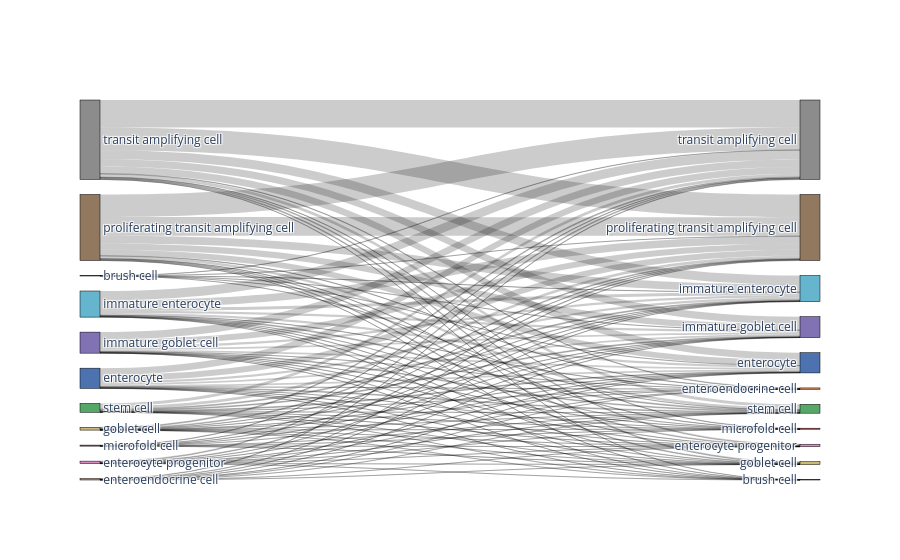
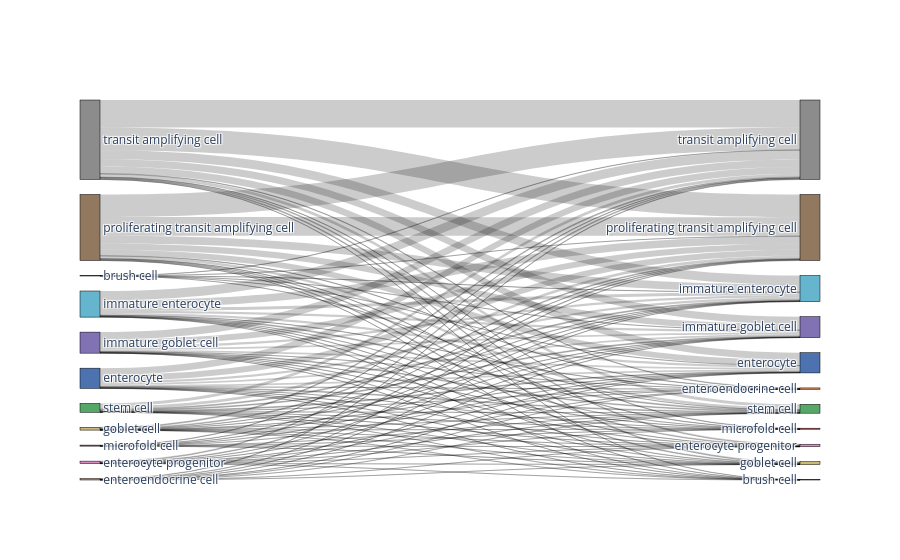

The notebook cell saved with these charts, in order:
### Code cell
# Compare to random assignment
import random
random.seed(1)
adata_predicted.obs['random_labeling'] = list(adata_predicted.obs[celltype_test].sample(frac=1))

bc.tl.report(
    adata_pred=adata_predicted,
    celltype=celltype_test, 
    method="compare_to_random_" + method, 
    analysis_name=analysis_name,
    train_datasets = adata_trains,
    test_dataset = adata_orig,
    merge = merge,
    name_prediction="random_labeling",
    name_report="compare_to_random_auto_annot", 
    use_raw=use_raw,
    remove_nonshared=False, 
    clustering='leiden', 
    asymmetric_matrix=True, 
    delimiter='\t', 
    verbose=True)

### Figure 1 — Plotly figure (JSON) as saved in the notebook; plotly's stock layout.template omitted (floating-point values rounded to 4 significant figures)
{"data": [{"link": {"source": [8, 8, 8, 8, 8, 8, 8, 8, 8, 8, 8, 2, 2, 2, 2, 2, 2, 2, 2, 2, 2, 2, 5, 5, 5, 5, 5, 5, 5, 5, 5, 5, 5, 10, 10, 10, 10, 10, 10, 10, 10, 10, 10, 10, 6, 6, 6, 6, 6, 6, 6, 6, 6, 6, 6, 1, 1, 1, 1, 1, 1, 1, 1, 1, 1, 1, 0, 0, 0, 0, 0, 0, 4, 4, 4, 4, 4, 4, 4, 4, 4, 4, 4, 9, 9, 9, 9, 9, 9, 9, 9, 9, 9, 9, 3, 3, 3, 3, 3, 3, 3, 3, 3, 7, 7, 7, 7, 7, 7, 7, 7, 7], "target": [19, 16, 21, 17, 12, 20, 13, 14, 15, 18, 11, 19, 16, 21, 17, 12, 20, 13, 14, 15, 18, 11, 19, 16, 21, 17, 12, 20, 13, 14, 15, 18, 11, 19, 16, 21, 17, 12, 20, 13, 14, 15, 18, 11, 19, 16, 21, 17, 12, 20, 13, 14, 15, 18, 11, 19, 16, 21, 17, 12, 20, 13, 14, 15, 18, 11, 19, 16, 21, 17, 12, 20, 19, 16, 21, 17, 12, 20, 13, 14, 15, 18, 11, 19, 16, 21, 17, 12, 20, 13, 14, 15, 18, 11, 19, 16, 21, 17, 12, 20, 13, 14, 15, 19, 16, 21, 17, 12, 20, 13, 15, 18], "value": [3771, 1550, 4512, 1227, 1196, 509, 141, 81, 157, 64, 29, 133, 59, 175, 34, 53, 20, 12, 2, 5, 3, 3, 1504, 596, 1882, 442, 444, 195, 46, 29, 68, 25, 5, 4582, 1791, 5493, 1484, 1380, 620, 181, 102, 192, 70, 34, 1221, 468, 1479, 393, 354, 164, 46, 24, 45, 16, 8, 1201, 445, 1387, 347, 362, 167, 46, 18, 53, 19, 14, 22, 9, 45, 9, 8, 5, 164, 57, 191, 58, 56, 18, 5, 2, 7, 2, 1, 510, 196, 607, 175, 162, 62, 15, 16, 27, 7, 4, 76, 36, 83, 37, 23, 11, 4, 3, 4, 53, 29, 75, 12, 21, 10, 3, 3, 1]}, "node": {"color": ["#4c72b0", "#4c72b0", "#da8bc3", "#dd8452", "#ccb974", "#64b5cd", "#8172b3", "#c44e52", "#937860", "#55a868", "#8c8c8c", "#4c72b0", "#4c72b0", "#da8bc3", "#dd8452", "#ccb974", "#64b5cd", "#8172b3", "#c44e52", "#937860", "#55a868", "#8c8c8c"], "label": ["brush cell", "enterocyte", "enterocyte progenitor", "enteroendocrine cell", "goblet cell", "immature enterocyte", "immature goblet cell", "microfold cell", "proliferating transit amplifying cell", "stem cell", "transit amplifying cell", "brush cell", "enterocyte", "enterocyte progenitor", "enteroendocrine cell", "goblet cell", "immature enterocyte", "immature goblet cell", "microfold cell", "proliferating transit amplifying cell", "stem cell", "transit amplifying cell"], "line": {"color": "black", "width": 0.5}, "pad": 15, "thickness": 20}, "type": "sankey"}], "layout": {}}

### Figure 2 — Plotly figure (JSON) as saved in the notebook; plotly's stock layout.template omitted (floating-point values rounded to 4 significant figures)
{"data": [{"link": {"source": [8, 8, 8, 8, 8, 8, 8, 8, 8, 8, 8, 2, 2, 2, 2, 2, 2, 2, 2, 2, 2, 2, 5, 5, 5, 5, 5, 5, 5, 5, 5, 5, 5, 10, 10, 10, 10, 10, 10, 10, 10, 10, 10, 10, 6, 6, 6, 6, 6, 6, 6, 6, 6, 6, 6, 1, 1, 1, 1, 1, 1, 1, 1, 1, 1, 1, 0, 0, 0, 0, 0, 0, 4, 4, 4, 4, 4, 4, 4, 4, 4, 4, 4, 9, 9, 9, 9, 9, 9, 9, 9, 9, 9, 9, 3, 3, 3, 3, 3, 3, 3, 3, 3, 7, 7, 7, 7, 7, 7, 7, 7, 7], "target": [19, 16, 21, 17, 12, 20, 13, 14, 15, 18, 11, 19, 16, 21, 17, 12, 20, 13, 14, 15, 18, 11, 19, 16, 21, 17, 12, 20, 13, 14, 15, 18, 11, 19, 16, 21, 17, 12, 20, 13, 14, 15, 18, 11, 19, 16, 21, 17, 12, 20, 13, 14, 15, 18, 11, 19, 16, 21, 17, 12, 20, 13, 14, 15, 18, 11, 19, 16, 21, 17, 12, 20, 19, 16, 21, 17, 12, 20, 13, 14, 15, 18, 11, 19, 16, 21, 17, 12, 20, 13, 14, 15, 18, 11, 19, 16, 21, 17, 12, 20, 13, 14, 15, 19, 16, 21, 17, 12, 20, 13, 15, 18], "value": [3771, 1550, 4512, 1227, 1196, 509, 141, 81, 157, 64, 29, 133, 59, 175, 34, 53, 20, 12, 2, 5, 3, 3, 1504, 596, 1882, 442, 444, 195, 46, 29, 68, 25, 5, 4582, 1791, 5493, 1484, 1380, 620, 181, 102, 192, 70, 34, 1221, 468, 1479, 393, 354, 164, 46, 24, 45, 16, 8, 1201, 445, 1387, 347, 362, 167, 46, 18, 53, 19, 14, 22, 9, 45, 9, 8, 5, 164, 57, 191, 58, 56, 18, 5, 2, 7, 2, 1, 510, 196, 607, 175, 162, 62, 15, 16, 27, 7, 4, 76, 36, 83, 37, 23, 11, 4, 3, 4, 53, 29, 75, 12, 21, 10, 3, 3, 1]}, "node": {"color": ["#4c72b0", "#4c72b0", "#da8bc3", "#dd8452", "#ccb974", "#64b5cd", "#8172b3", "#c44e52", "#937860", "#55a868", "#8c8c8c", "#4c72b0", "#4c72b0", "#da8bc3", "#dd8452", "#ccb974", "#64b5cd", "#8172b3", "#c44e52", "#937860", "#55a868", "#8c8c8c"], "label": ["brush cell", "enterocyte", "enterocyte progenitor", "enteroendocrine cell", "goblet cell", "immature enterocyte", "immature goblet cell", "microfold cell", "proliferating transit amplifying cell", "stem cell", "transit amplifying cell", "brush cell", "enterocyte", "enterocyte progenitor", "enteroendocrine cell", "goblet cell", "immature enterocyte", "immature goblet cell", "microfold cell", "proliferating transit amplifying cell", "stem cell", "transit amplifying cell"], "line": {"color": "black", "width": 0.5}, "pad": 15, "thickness": 20}, "type": "sankey"}], "layout": {}}
